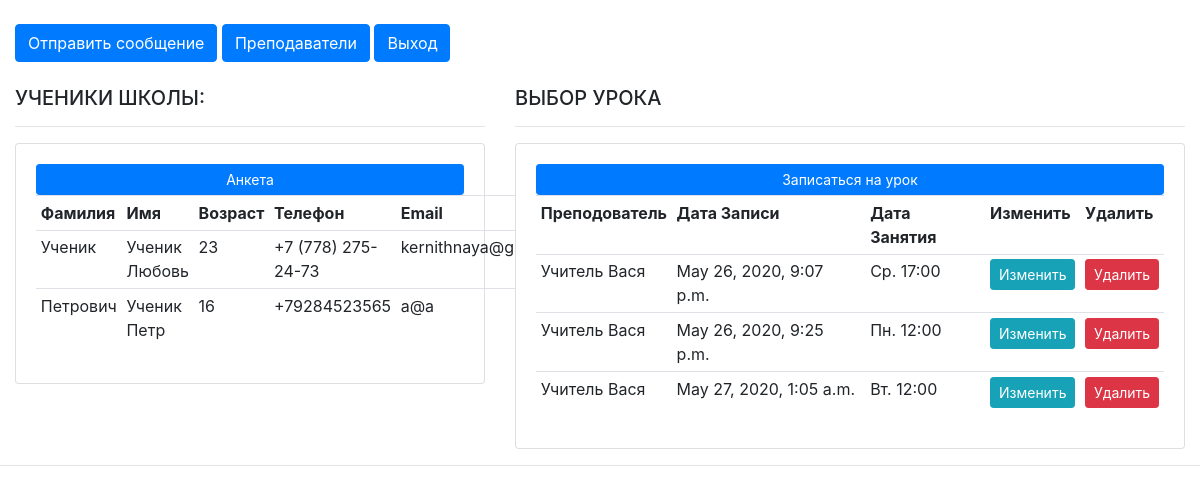
The page /timetable/ on the database as committed earlier.
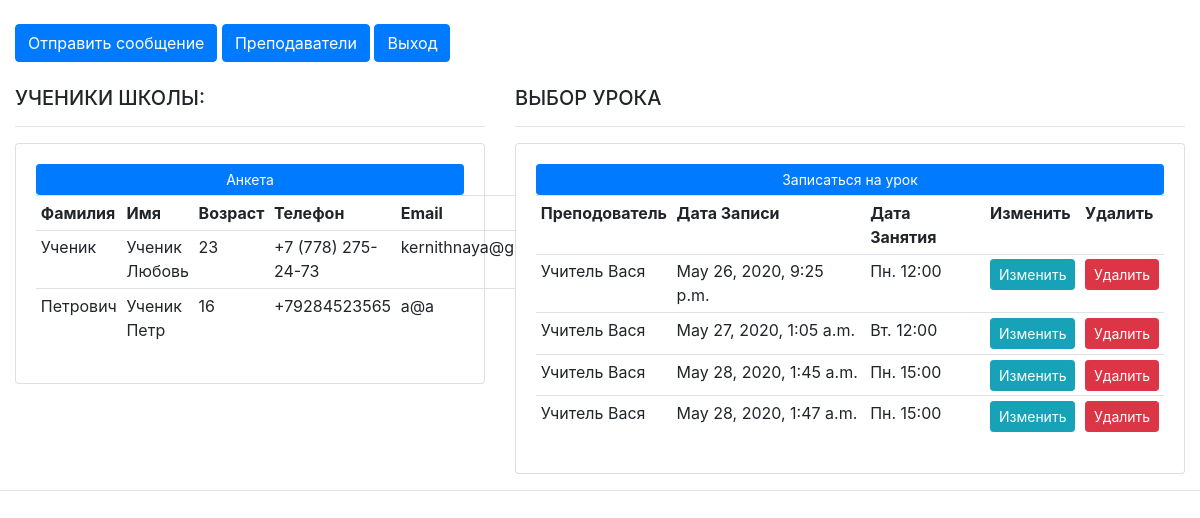
The same page on the database as committed later.
### timetable/models.py (models this page shows, shortened)
class Customer(models.Model):
    name = models.CharField(max_length=200, null=True)
    surname = models.CharField(max_length=200, null=True)
    age = models.CharField(max_length=50, null=True)
    phone = models.CharField(max_length=200, null=True)
    email = models.CharField(max_length=200, null=True)
    date_created = models.DateTimeField(auto_now_add=True, null=True)

class Order(models.Model):
	STATUS = [
    ('Понедельник', (
            ('Пн. 10:00', 'Пн. 10:00'),
            ('Пн. 12:00', 'Пн. 12:00'),
            ('Пн. 15:00', 'Пн. 15:00'),
            ('Пн. 17:00', 'Пн. 17:00'),
                    )
    ),
    ('Вторник', (
            ('Вт. 10:00', 'Вт. 10:00'),
            ('Вт. 12:00', 'Вт. 12:00'),
            ('Вт. 15:00', 'Вт. 15:00'),
            ('Вт. 17:00', 'Вт. 17:00'),
                    )
    ),
    ('Среда', (
            ('Ср. 10:00', 'Ср. 10:00'),
            ('Ср. 12:00', 'Ср. 12:00'),
            ('Ср. 15:00', 'Ср. 15:00'),
            ('Ср. 17:00', 'Ср. 17:00'),
                    )
    ),
    ('Четверг', (
            ('Чт. Пт.10:00', 'Чт. 10:00'),
            ('Чт. 12:00', 'Чт. 12:00'),
            ('Чт. 15:00', 'Чт. 15:00'),
            ('Чт. 17:00', 'Чт. 17:00'),
                    )
    ),
    ('Пятница', (
            ('Пт. 10:00', 'Пт. 10:00'),
            ('Пт. 12:00', 'Пт. 12:00'),
            ('Пт. 15:00', 'Пт. 15:00'),
            ('Пт. 17:00', 'Пт. 17:00'),
                    )),
]
	customer = models.ForeignKey(Customer, null=True, on_delete= models.SET_NULL)
	product = models.ForeignKey(Product, null=True, on_delete= models.SET_NULL)
	date_created = models.DateTimeField(auto_now_add=True, null=True)
	status = models.CharField(max_length=200, null=True, choices=STATUS)

class Product(models.Model):
	CATEGORY = (
	        ('Аккордеон', 'Аккордеон'),
		('Гитара', 'Гитара'),
                ('Баян','Баян'),
			)
	name = models.CharField(max_length=200, null=True)
	price = models.FloatField(null=True)
	category = models.CharField(max_length=200, null=True, choices=CATEGORY)
	description = models.CharField(max_length=200, null=True, blank=True)
	date_created = models.DateTimeField(auto_now_add=True, null=True)
	tags = models.ManyToManyField(Tag)
	def __str__(self):
		return self.name

### timetable/views.py (the view)
# urls.py: 2. Add a URL to urlpatterns:  path('', views.home, name='home')
def home(request):
	orders = Order.objects.all()
	customers = Customer.objects.all()
	total_customers = customers.count()
	total_orders = orders.count()
	delivered = orders.filter(status='Баян').count()
	pending = orders.filter(status='Аккордеон').count()
	context = {'orders':orders, 'customers':customers,
	'total_orders':total_orders,'delivered':delivered,
	'pending':pending }
	return render(request, 'dashboard.html', context)

### timetable/templates/dashboard.html
{%  extends 'main.html' %}
{% block content %}
<br>
<a class="btn btn-primary" href="{% url 'chat/' %}" role="button">Отправить сообщение</a>
<a class="btn btn-primary" href="status/" role="button">Преподаватели</a>
<a class="btn btn-primary" href="/logout/" role="button">Выход</a>
<br><br>
<div class="row">
	<div class="col-md-5">
		<h5>УЧЕНИКИ ШКОЛЫ:</h5>
		<hr>
		<div class="card card-body">
			<a class="btn btn-primary  btn-sm btn-block" href="">Анкета</a>
			<table class="table table-sm">
				<tr>
					<th>Фамилия</th>
					<th>Имя</th>
					<th>Возраст</th>
					<th>Телефон</th>
					<th>Email</th>
				</tr>
				{% for customer in customers %}
					<tr>
						<td>{{customer.surname}}</td>
						<td>{{customer.name}}</td>
						<td>{{customer.age}}</td>
						<td>{{customer.phone}}</td>
						<td>{{customer.email}}</td>
					</tr>
				{% endfor %}
			</table>
		</div>
	</div><br>
		<br>
	<div class="col-md-7">
		<h5>ВЫБОР УРОКА</h5>
		<hr>
		<div class="card card-body">
			<a class="btn btn-primary  btn-sm btn-block" href="{% url 'create_order' %}">Записаться на урок</a>
			<table class="table table-sm">
				<tr>
					<th>Преподователь</th>
					<th>Дата Записи</th>
					<th>Дата Занятия</th>
					<th>Изменить</th>
					<th>Удалить</th>
				</tr>
				{% for order in orders %}
					<tr>
						<td>{{order.product}}</td>
						<td>{{order.date_created}}</td>
						<td>{{order.status}}</td>
						<td><a class="btn btn-sm btn-info" href="{% url 'update_order' order.id %}">Изменить</a></td>
						<td><a class="btn btn-sm btn-danger" href="{% url 'delete_order' order.id %}">Удалить</a></td>
					</tr>
				{% endfor %}
			</table>
		</div>
	</div>
</div>
{% endblock %}

Rows that differ between the two databases and show on the page:
removed Order: product "Учитель Вася", date_created "May 26, 2020, 9:07 p.m.", status "Ср. 17:00"
added Order: product "Учитель Вася", date_created "May 28, 2020, 1:45 a.m.", status "Пн. 15:00"
added Order: product "Учитель Вася", date_created "May 28, 2020, 1:47 a.m.", status "Пн. 15:00"
